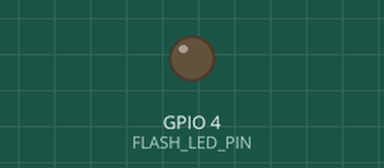
The program below on a simulated ESP32. On the bench: output pins drawn as LEDs (lit = HIGH). WiFi joins after 1.5 s; servers stay silent unless stated; uploads are accepted with an empty reply; the camera gives no picture; what the program prints to the serial monitor is not drawn.

Above: at 0.1 s.
At 2.6 s:
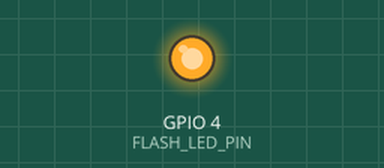
Timing chart, 0 to 5.1 s (numbered marks = the images above):
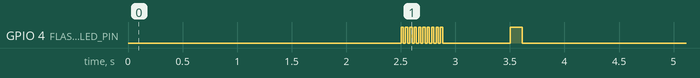

The program:

main.cpp
```cpp
#include <WiFi.h>
#include <HTTPClient.h>
#include "esp_camera.h"
#include <Arduino.h>
#define FLASH_LED_PIN 4

// WiFi config
const char* ssid = "Xuong";
const char* password = "68686868";
String flash = "ON"; // Biến để theo dõi trạng thái flash
// Supabase config
const char* SUPABASE_URL = "https://bhvgejarhxulboorwljd.supabase.co";
const char* SUPABASE_API_KEY = "eyJhbGciOiJIUzI1NiIsInR5cCI6IkpXVCJ9.eyJpc3MiOiJzdXBhYmFzZSIsInJlZiI6ImJodmdlamFyaHh1bGJvb3J3bGpkIiwicm9sZSI6ImFub24iLCJpYXQiOjE3NTM1MDk0NTYsImV4cCI6MjA2OTA4NTQ1Nn0.eR-go5TNlhaQgOLmVw9bn5-AboFjfXHT3z-Ieux4Wco";     // Anon public key
const char* BUCKET_NAME = "espfile";                       // Tên bucket bạn tạo
char filePath[64];

void uploadImageToSupabase(uint8_t* imageData, size_t imageSize) {
    String fileName = "esp32cam_" + String(millis()) + ".jpg";

    String paths[2] = {
        "espCamImage/" + fileName,
        "public/" + fileName
    };

    for (int i = 0; i < 2; i++) {
        String filePath = paths[i];
        String url = String(SUPABASE_URL) + "/storage/v1/object/" + BUCKET_NAME + "/" + filePath;

        Serial.println("Starting upload to Supabase...");
        Serial.print("Upload URL: ");
        Serial.println(url);

        HTTPClient http;
        http.begin(url);
        http.addHeader("Content-Type", "image/jpeg");
        http.addHeader("apikey", SUPABASE_API_KEY);
        http.addHeader("Authorization", "Bearer " + String(SUPABASE_API_KEY));

        Serial.printf("Uploading image to %s, size: %u bytes\n", filePath.c_str(), imageSize);
        int httpResponseCode = http.PUT(imageData, imageSize);

        if (httpResponseCode > 0) {
            Serial.printf("Upload response code: %d\n", httpResponseCode);
            String responseBody = http.getString();
            Serial.println("Response body:");
            Serial.println(responseBody);

            if (httpResponseCode == 200 || httpResponseCode == 201) {
                Serial.println("Upload successful!");
            } else {
                Serial.println("Upload failed: server returned error status.");
            }
        } else {
            Serial.printf("Upload failed: %s\n", http.errorToString(httpResponseCode).c_str());
        }

        http.end();
        delay(500); // Delay nhẹ giữa các upload
    }
}

void captureAndUploadPhotoCustom(int sharpness, framesize_t resolution) {
    if( flash == "ON" ) {
        Serial.println("FLASH...");
        digitalWrite(FLASH_LED_PIN, HIGH);
        delay(50);
    }
    // Lấy sensor để chỉnh tham số
    sensor_t * s = esp_camera_sensor_get();
    if (!s) {
        Serial.println("Cannot access camera sensor!");
        digitalWrite(FLASH_LED_PIN, LOW);
        return;
    }

    // Giới hạn sharpness (-2..2)
    if (sharpness < -2) sharpness = -2;
    if (sharpness > 2) sharpness = 2;
    s->set_sharpness(s, sharpness);

    // Chỉnh độ phân giải
    s->set_framesize(s, resolution);

    Serial.printf("Capturing photo (sharpness=%d, resolution=%d)......\n", sharpness, resolution);
    // Chụp ảnh
    camera_fb_t* fb = esp_camera_fb_get();

    if (flash == "ON") {
        digitalWrite(FLASH_LED_PIN, LOW);
        flash = "OFF"; // Tắt flash sau khi chụp
    }
    if (!fb) {
        Serial.println("Camera capture failed");
        return;
    }
    Serial.printf("Photo captured: size %d bytes, %dx%d\n", fb->len, fb->width, fb->height);

    // Upload ảnh lên Supabase
    uploadImageToSupabase(fb->buf, fb->len);

    // Trả lại buffer cho camera
    esp_camera_fb_return(fb);
    Serial.println("Custom capture and upload completed");
}


void setup() {
    pinMode(FLASH_LED_PIN, OUTPUT);
    digitalWrite(FLASH_LED_PIN, LOW);  // Tắt mặc định
    Serial.begin(115200);
    delay(1000);

    Serial.printf("Connecting to WiFi SSID: %s\n", ssid);
    WiFi.begin(ssid, password);

    while (WiFi.status() != WL_CONNECTED) {
        delay(500);
        Serial.print(".");
    }
    Serial.println();
    Serial.println("WiFi connected!");
    Serial.print("IP address: ");
    Serial.println(WiFi.localIP());

    for(int i = 1; i<= 10; i++){
        digitalWrite(FLASH_LED_PIN, HIGH);
        delay(20);
        digitalWrite(FLASH_LED_PIN, LOW);
        delay(20);
    }

    Serial.println("Initializing camera...");
    camera_config_t config;
    config.ledc_channel = LEDC_CHANNEL_0;
    config.ledc_timer = LEDC_TIMER_0;
    config.pin_d0 = 5;
    config.pin_d1 = 18;
    config.pin_d2 = 19;
    config.pin_d3 = 21;
    config.pin_d4 = 36;
    config.pin_d5 = 39;
    config.pin_d6 = 34;
    config.pin_d7 = 35;
    config.pin_xclk = 0;
    config.pin_pclk = 22;
    config.pin_vsync = 25;
    config.pin_href = 23;
    config.pin_sccb_sda = 26;
    config.pin_sccb_scl = 27;
    config.pin_pwdn = 32;
    config.pin_reset = -1;
    config.xclk_freq_hz = 20000000;
    config.pixel_format = PIXFORMAT_JPEG;

    if (psramFound()) {
        config.frame_size = FRAMESIZE_SVGA;
        config.jpeg_quality = 10;
        config.fb_count = 1;
    } else {
        config.frame_size = FRAMESIZE_VGA;
        config.jpeg_quality = 12;
        config.fb_count = 1;
    }

    esp_err_t cam_init = esp_camera_init(&config);
    if (cam_init != ESP_OK) {
        Serial.printf("Camera init failed with error 0x%x\n", cam_init);
        return;
    }
    Serial.println("Camera initialized successfully");

    delay(300);
    captureAndUploadPhotoCustom(2, FRAMESIZE_QVGA);

}

void loop() {
}
```
